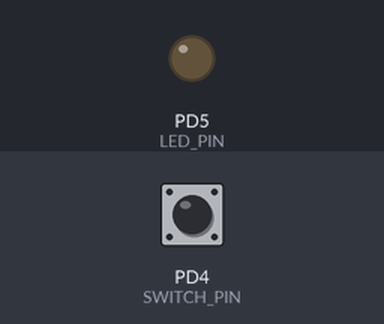
The program below on a simulated ATmega328P, built with avr-gcc and emulated at 16 MHz (the files do not name the chip). On the bench: output pins drawn as LEDs (lit = HIGH). Inputs (shaded band) come from the test bench; at power-on: PD4 (SWITCH_PIN) LOW.

Above: at 1.2 s.
1.3 s: PD4 (SWITCH_PIN) pulled HIGH for 0.15 s
At 1.37 s:
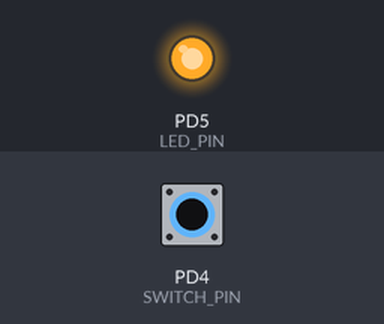
2.9 s: PD4 (SWITCH_PIN) pulled HIGH for 3.2 s
At 6.7 s:
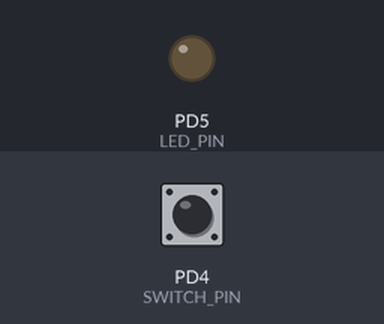
Timing chart, 0 to 8.2 s (numbered marks = the images above; inputs shaded):
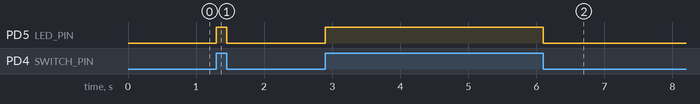

Measured:
- after the input at 1.3 s, PD5 (LED_PIN): LOW → HIGH at once, → LOW 0.15 s later
- after the input at 2.9 s, PD5 (LED_PIN): LOW → HIGH at once, → LOW 3.2 s later

The program:

main.c
```c
/*
 * led-switch.c
 *
 * Created: 03-10-2024 20:26:10
 * Author : Prakash Kushwaha
 */

#include <avr/io.h>
#define F_CPU 16000000L // Defining CPU frequency i.e. 16MHz
#include <util/delay.h>

#define SWITCH_PIN 4 // Define switch pin (PD4)
#define LED_PIN 5    // Define LED pin (PD5)

int main(void)
{
    // Set PD4 as input for switch and PD5 as output for LED
    DDRD &= ~(1 << SWITCH_PIN); // Clear bit for input (PD4)
    DDRD |= (1 << LED_PIN);     // Set bit for output (PD5)

    while (1)
    {
        // Read the switch status
        //uint8_t switch_status = PIND & (1 << SWITCH_PIN);
        uint8_t switch_status = PIND & (1 << PIND4);

        if (switch_status) {
            PORTD |= (1 << LED_PIN); // Turn on LED if switch is pressed
        } else {
            PORTD &= ~(1 << LED_PIN); // Turn off LED if switch is not pressed
        }

        _delay_ms(10); // De-bounce delay
    }
}
```
